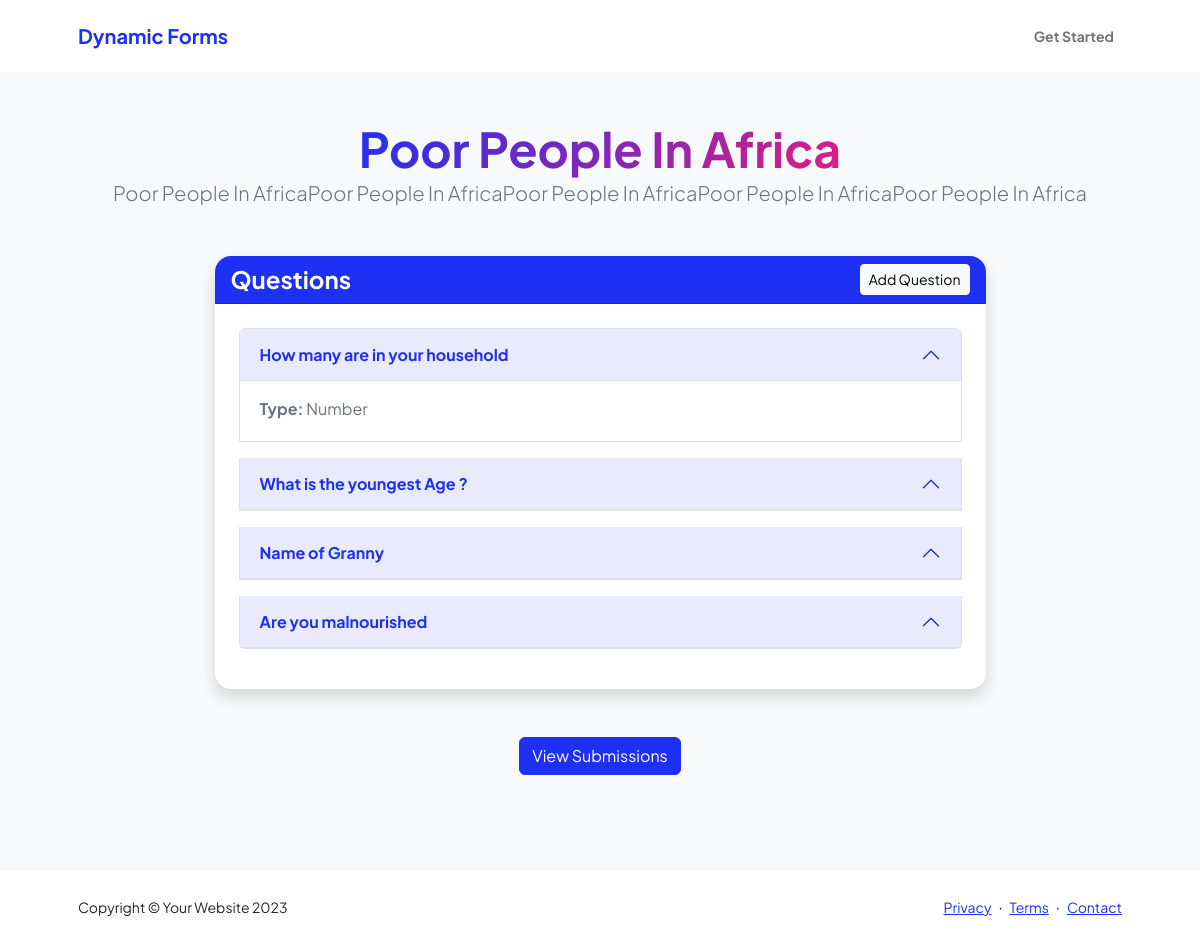
Screenshot of /forms/3/ with the database file from the repository.
### forms/models.py (models this page shows, shortened)
class Form(models.Model):
    owner = models.ForeignKey(User, on_delete=models.CASCADE, related_name='forms')
    title = models.CharField(max_length=255)
    description = models.TextField(blank=True)
    created_at = models.DateTimeField(auto_now_add=True)
    status = models.CharField(max_length=20, choices=[('draft', 'Draft'), ('published', 'Published')], default='draft')
    slug = models.SlugField(max_length=255, unique=True, null=True, blank=True)

class Question(models.Model):
    form = models.ForeignKey(Form, on_delete=models.CASCADE, related_name='questions')
    text = models.CharField(max_length=255)
    QUESTION_TYPES = (
        ('text', 'Text'),
        ('number', 'Number'),
        ('choice', 'Multiple Choice'),
    )
    question_type = models.CharField(max_length=10, choices=QUESTION_TYPES)
    choices = models.TextField(blank=True, help_text="Comma-separated values for multiple choice questions")

### forms/views.py (the view)
# urls.py: path('forms/<int:form_id>/', views.form_detail, name='form_detail'),
def form_detail(request, form_id):
    form_instance = Form.objects.get(id=form_id)
    question_form = QuestionCreationForm()
    return render(request, 'forms/form_detail.html', {'form': form_instance, 'question_form': question_form})

### forms/templates/forms/form_detail.html (shortened to what this page needs)
{% extends 'base.html' %}
{% block content %}
  <section class="py-5 bg-light">
    <div class="container px-5 mb-5">
      <div class="text-center mb-5">
        <h1 class="display-5 fw-bolder mb-0"><span class="text-gradient d-inline">{{ form.title }}</span></h1>
        <p class="lead text-muted">{{ form.description|default:'No description provided.' }}</p>
      </div>
      <div class="row gx-5 justify-content-center">
        <div class="col-lg-11 col-xl-9 col-xxl-8">
          <div class="card overflow-hidden shadow rounded-4 border-0 mb-5">
            <div class="card-header bg-primary text-white d-flex justify-content-between align-items-center">
              <h4 class="fw-bold mb-0">Questions</h4>
              <button type="button" class="btn btn-light btn-sm" data-bs-toggle="modal" data-bs-target="#addQuestionModal">Add Question</button>
            </div>
            <div class="card-body p-4">
              {% if form.questions.all %}
                <div class="accordion" id="questionAccordion">
                  {% for question in form.questions.all %}
                    <div class="accordion-item mb-3">
                      <h5 class="accordion-header" id="heading{{ question.id }}">
                        <button class="accordion-button fw-bold text-primary" type="button" data-bs-toggle="collapse" data-bs-target="#collapse{{ question.id }}" aria-expanded="true" aria-controls="collapse{{ question.id }}">
                          {{ question.text }}
                        </button>
                      </h5>
                      <div id="collapse{{ question.id }}" class="accordion-collapse collapse{% if forloop.first %} show{% endif %}" aria-labelledby="heading{{ question.id }}" data-bs-parent="#questionAccordion">
                        <div class="accordion-body">
                          <p class="mb-1 text-muted"><strong>Type:</strong> {{ question.get_question_type_display }}</p>
                        </div>
                      </div>
                    </div>
                  {% empty %}
                    <p class="text-muted">No questions available.</p>
                  {% endfor %}
                </div>
              {% else %}
                <p class="text-muted">No questions have been added to this form yet.</p>
              {% endif %}
            </div>
          </div>
          <div class="text-center">
            <a href="{% url 'form_submissions' form.id %}" class="btn btn-primary">View Submissions</a>
          </div>
        </div>
      </div>
    </div>
  </section>
{% endblock %}

### rows the page displays
Form: title "Poor People In Africa", description "Poor People In AfricaPoor People In AfricaPoor People In AfricaPoor People In AfricaPoor People In Africa"
Question: text "How many are in your household", question_type "Number"
Question: text "What is the youngest Age ?"
Question: text "Name of Granny"
Question: text "Are you malnourished"
